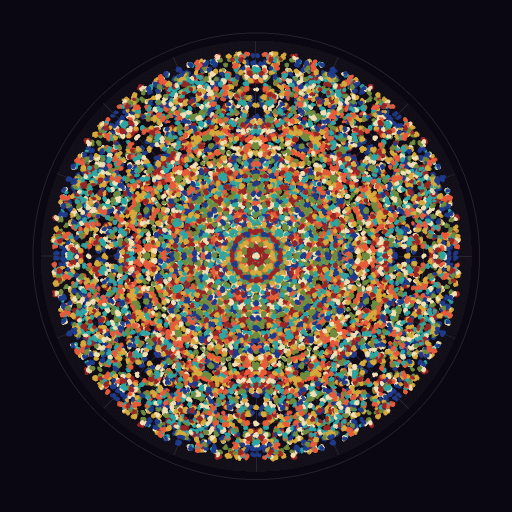
#> input picture poster.png, 1024 x 1024 px (shown at 1/2 size)
$ python -i gen_poster.py   (imports and definitions only)
#> lines starting #> are read from the running program, lines starting #| are printed output that depends on the picture
#!/usr/bin/env python3
"""Generate the Sand Mandala poster via online txt2img API + PIL title overlay.

Output: /Users/yin/code/games/sand-mandala/poster.png  (1024×1024)
"""
import json
import os
import ssl
import subprocess
import sys
import time
import urllib.error
import urllib.request
from pathlib import Path

from PIL import Image, ImageDraw, ImageFont, ImageFilter

ROOT = Path(__file__).resolve().parent.parent
OUT  = ROOT / "poster.png"

API_URL     = "http://aiservice.wdabuliu.com:8019/genl_image"
API_TIMEOUT = 360
RATE_WAIT   = 78
USER_ID     = 91501987

_SSL = ssl.create_default_context()
_SSL.check_hostname = False
_SSL.verify_mode = ssl.CERT_NONE

PROMPT = (
    "intricate Tibetan sand mandala, 8-fold radial symmetry, "
    "vivid sand grain texture, jewel-tone palette: deep saffron, gold, turquoise, "
    "lapis blue, crimson, sage green, bone white, "
    "concentric rings with lotus petals and geometric patterns, "
    "centered top-down view, faint blueprint guide lines fading at edges, "
    "deep midnight indigo background with subtle vignette, "
    "ultra detailed, sacred geometry, professional poster, square 1:1, "
    "photographic clarity"
)


# [35 lines left out: functions call_api, download, not called in this run]


def add_title(src_path: Path, dst_path: Path) -> None:
#> called with src_path = '../poster.png', dst_path = 'out.png'
    img = Image.open(src_path).convert("RGB")
#> img is the input picture: PIL image 1024x1024 RGB; mean R, G, B 67.7, 58.2, 53.2
    # square crop center, then resize to 1024
    w, h = img.size
#> w = 1024; h = 1024
    s = min(w, h)
#> s = 1024
    img = img.crop(((w - s) // 2, (h - s) // 2, (w - s) // 2 + s, (h - s) // 2 + s))
    img = img.resize((1024, 1024), Image.LANCZOS)

    overlay = Image.new("RGBA", img.size, (0, 0, 0, 0))
#> overlay: PIL image 1024x1024 RGBA; every value is 0
    d = ImageDraw.Draw(overlay)

    # darken upper band so title reads cleanly (publish rule: title in upper half)
    # extends over title + subtitle, fades smoothly to image
    band_h = 320
    grad = Image.new("RGBA", (img.width, band_h), (0, 0, 0, 0))
#> grad: PIL image 1024x320 RGBA; every value is 0
    gd = ImageDraw.Draw(grad)
    for y in range(band_h):
        a = int(195 * (1 - y / band_h) ** 1.4)
        gd.line([(0, y), (img.width, y)], fill=(8, 4, 18, a))
    overlay.paste(grad, (0, 0), grad)
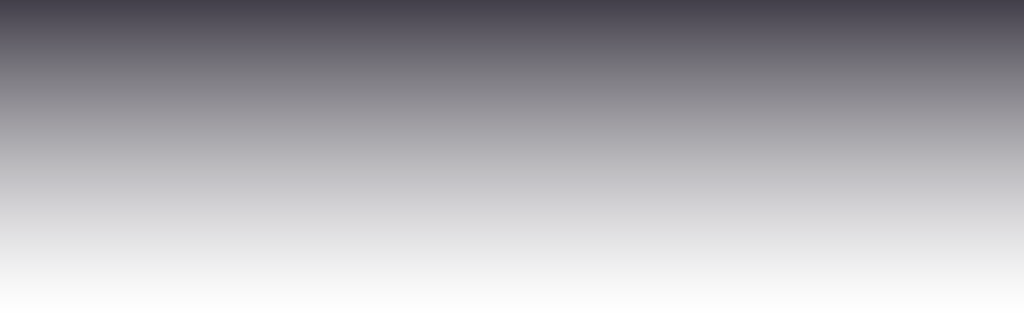
#> grad: PIL image 1024x320 RGBA; mean R, G, B, A 8, 4, 18, 81.1; transparent parts drawn white
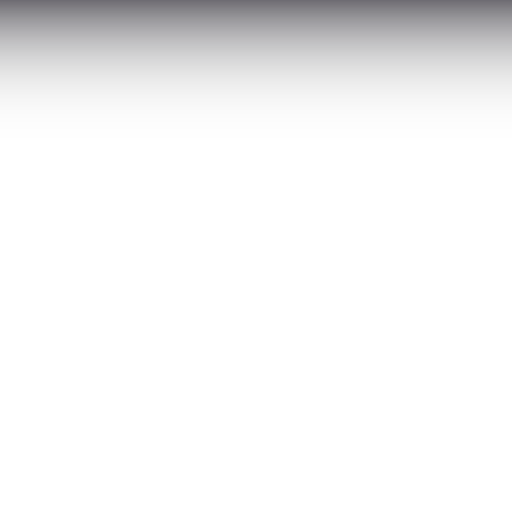
#> overlay: PIL image 1024x1024 RGBA (shown at 1/2 size); mean R, G, B, A 0.8, 0.4, 1.8, 12.2; transparent parts drawn white

    # title text
    try:
        font_main = ImageFont.truetype("/Library/Fonts/AGaramondPro-Bold.otf", 110)
        font_sub  = ImageFont.truetype("/Library/Fonts/AGaramondPro-Italic.otf", 30)
    except OSError:
        font_main = ImageFont.truetype("/System/Library/Fonts/Supplemental/Georgia.ttf", 110)
        font_sub  = ImageFont.truetype("/System/Library/Fonts/Supplemental/Georgia Italic.ttf", 30)

    title    = "SAND  MANDALA"
    subtitle = "draw · dissolve · begin again"

    # measure + center
    tw, th = d.textbbox((0, 0), title, font=font_main)[2:]
#> tw = 934; th = 105
    tx = (img.width - tw) // 2
#> tx = 45
    ty = 56
    # subtle drop shadow
    d.text((tx + 3, ty + 4), title, font=font_main, fill=(0, 0, 0, 180))
    d.text((tx, ty), title, font=font_main, fill=(244, 235, 208, 250))

    sw, sh = d.textbbox((0, 0), subtitle, font=font_sub)[2:]
#> sw = 430; sh = 34
    sx = (img.width - sw) // 2
#> sx = 297
    sy = ty + th + 24
#> sy = 185
    d.text((sx + 1, sy + 2), subtitle, font=font_sub, fill=(0, 0, 0, 200))
    d.text((sx, sy), subtitle, font=font_sub, fill=(232, 200, 110, 255))

    final = Image.alpha_composite(img.convert("RGBA"), overlay).convert("RGB")
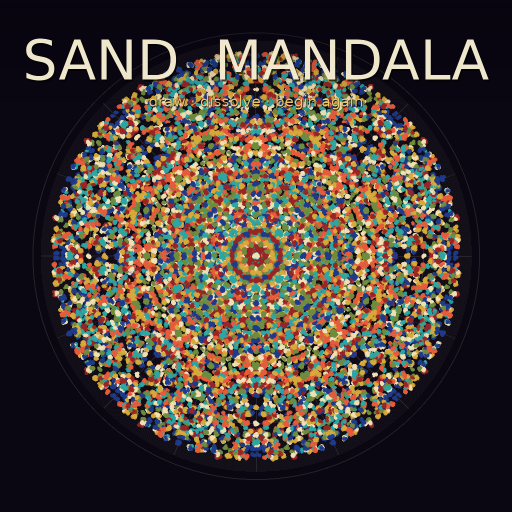
#> final: PIL image 1024x1024 RGB (shown at 1/2 size); mean R, G, B 71.7, 62.3, 56.2
    final.save(dst_path, "PNG", optimize=True)
#> (the run stopped early here; a loop or call above may not have finished)
